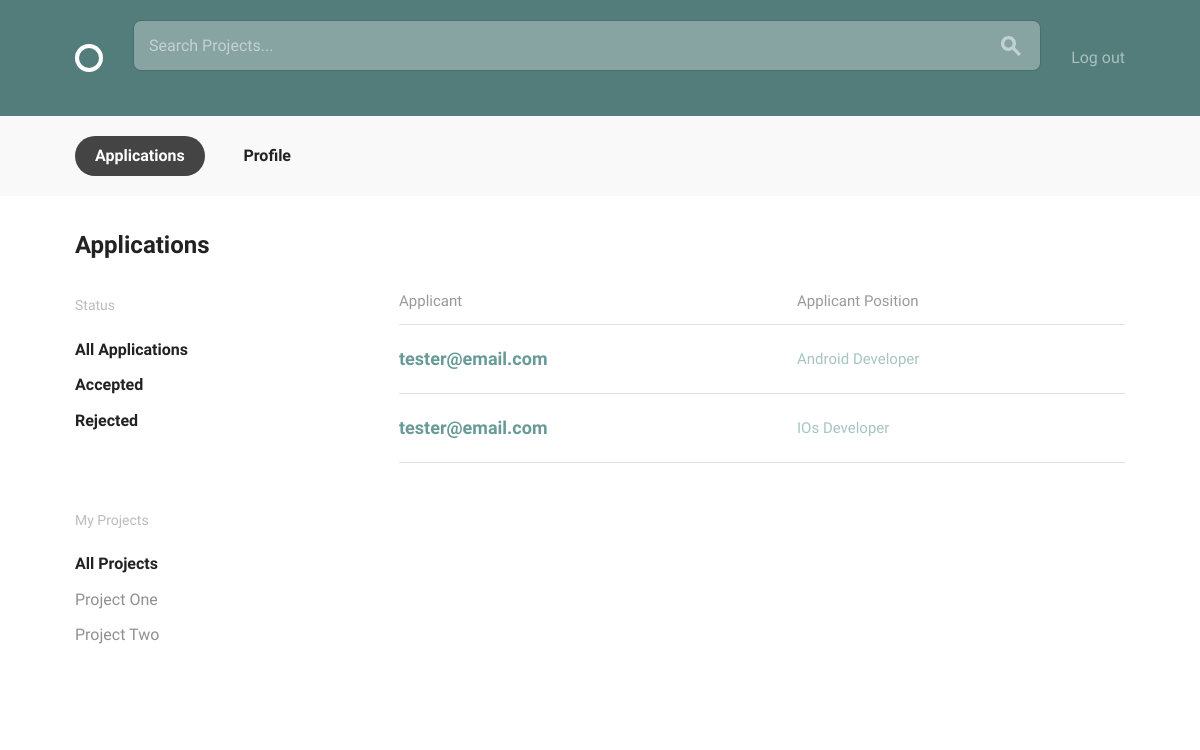
Screenshot of /projects/applications/ (signed in) with the database file from the repository.
### projects/models.py (models this page shows, shortened)
class Project(models.Model):
    owner = models.ForeignKey(settings.AUTH_USER_MODEL,
                              related_name="projects")
    title = models.CharField(max_length=140)
    description = models.TextField()
    concluded = models.BooleanField(default=False)
    time_line_description = models.TextField(default='')
    applicant_req = models.TextField(default='')

class Application(models.Model):
    position = models.ForeignKey(Position, related_name='applications')
    candidate = models.ForeignKey(settings.AUTH_USER_MODEL, related_name='applications')
    status = models.CharField(max_length=30, default='processing')

class Position(models.Model):
    position_title = models.CharField(max_length=40)
    skill = models.ForeignKey(Skill, related_name='positions')
    description = models.TextField(default='')
    project = models.ForeignKey(Project, related_name='positions')
    filled = models.BooleanField(default=False)

### accounts/models.py (models this page shows, shortened)
class User(AbstractBaseUser, PermissionsMixin):
    email = models.EmailField(unique=True)
    username = models.CharField(max_length=40, unique=True, null=True)
    display_name = models.CharField(max_length=140)
    bio = models.TextField(max_length=140, blank=True, default="")
    avatar = models.ImageField(upload_to='avatar_pics', blank=True, null=True)
    date_joined = models.DateTimeField(default=timezone.now)
    is_active = models.BooleanField(default=True)
    is_staff = models.BooleanField(default=False)
    objects = UserManager()
    USERNAME_FIELD = "email"
    REQUIRED_FIELDS = ["display_name", "username"]

### projects/views.py (the view)
class AllApplications(LoginRequiredMixin, PrefetchRelatedMixin, generic.ListView):
    model = models.Application
    prefetch_related = ["candidate", "position"]
    def get_queryset(self):
        apps = models.Application.objects.filter(
                position__project__owner=self.request.user
            )
        if self.request.GET.get('p'):
            apps = apps.filter(
                position__project__pk=self.request.GET.get('p')
            )
        elif self.request.GET.get('status'):
            apps = apps.filter(
                status=self.request.GET.get('status')
            )
        return apps

### projects/templates/projects/application_list.html (shortened to what this page needs)
{% extends "layout.html" %}
{% block body_content %}
    <div class="bounds circle--page">
        <div class="circle--page--header circle--fluid">
            <div class="circle--fluid--cell circle--fluid--primary">
                <h2>Applications</h2>
            </div>
        </div>
        <div class="grid-25">
            <div class="circle--filter circle--secondary--module">
                <h4>Status</h4>
                <ul class="circle--filter--list">
                    <li><a href="{% url 'projects:applications' %}" class="selected">All Applications</a></li>
                    <li><a href="?status=Accepted" class="selected">Accepted</a></li>
                    <li><a href="?status=Rejected" class="selected">Rejected</a></li>
                </ul>
            </div>
            <div class="circle--filter circle--secondary--module">
                <h4>My Projects</h4>
                <ul class="circle--filter--list">
                    <li><a class="selected">All Projects</a></li>
                    {% for my_pro in user.projects.all %}
                        <li><a href="?p={{ my_pro.pk }}" class="">{{ my_pro.title }}</a></li>
                    {% endfor %}
                </ul>
            </div>
        </div>
        <div class="grid-70 grid-push-5">
            <table class="u-full-width circle--table">
                <thead>
                <tr>
                    <th>Applicant</th>
                    <th class="circle--cell--right">Applicant Position</th>
                </tr>
                </thead>
                <tbody>
                {% for application in application_list %}
                    <tr class="clickable-row" data-href="{% url 'projects:application_detail' pk=application.pk %}">
                        <td>
                            {% if  application.candidate.display_name %}
                                <h3>{{ application.candidate.display_name }}</h3>
                            {% else %}
                                <h3> {{ application.candidate.email }} </h3>
                            {% endif %}
                        </td>
                        <td class="circle--cell--right">
                            {{ application.position.position_title }}
                        </td>
                    </tr>
                {% endfor %}
                </tbody>
            </table>
        </div>
    </div>
{% endblock %}

### assets/css/global.css (style rules this page uses)
html { font-family: sans-serif; -ms-text-size-adjust: 100%; -webkit-text-size-adjust: 100%; }
body { margin: 0; }
a { background-color: transparent; }
table { border-collapse: collapse; border-spacing: 0; }
td, th { padding: 0; }
html { font-size: 62.5%; }
body { font-size: 1.5em; line-height: 1.6; font-weight: 400; font-family: "Cousine"; color: #666; }
.bounds { max-width: 1080px; margin: 0 auto; }
.grid, .grid-5, .grid-10, .grid-15, .grid-20, .grid-25, .grid-30, .grid-33, .grid-35, .grid-40, .grid-45, .grid-50, .grid-55, .grid-60, .grid-65, .grid-66, .grid-70, .grid-75, .grid-80, .grid-90, .grid-95, .grid-100 { float: left; box-sizing: border-box; position: relative; }
.grid-push-5 { left: 5%; }
.grid-25 { width: 25%; padding: 0 15px; }
.grid-70 { width: 70%; padding: 0 15px; }
h1, h2, h3, h4, h5, h6 { margin-top: 0; margin-bottom: 2rem; font-weight: bold; font-family: "Work Sans", sans-serif; color: #222; }
h2 { font-size: 2.4rem; }
h3 { font-size: 1.8rem; }
h4 { font-size: 1.6rem; }
@media (min-width: 550px) { h2 { font-size: 2.4rem; } }
@media (min-width: 550px) { h3 { font-size: 1.8rem; } }
@media (min-width: 550px) { h4 { font-size: 1.6rem; } }
a { color: #689b98; -webkit-transition: color 0.2s; -moz-transition: color 0.2s; -ms-transition: color 0.2s; -o-transition: color 0.2s; transition: color 0.2s; }
ul { list-style: circle inside; }
ul { padding-left: 0; margin-top: 0; }
li { margin-bottom: 1rem; font-size: 1.6rem; }
th, td { padding: 15px; text-align: left; border-bottom: 1px solid #e1e1e1; }
th:first-child, td:first-child { padding-left: 0; }
th:last-child, td:last-child { padding-right: 0; }
th { color: #999; font-weight: normal; }
pre, blockquote, dl, figure, table, p, ul, ol, form { margin-bottom: 2.5rem; }
.circle--filter--list { list-style-type: none; }
.circle--filter--list a { text-decoration: none; color: rgba(34, 34, 34, 0.5); text-decoration: none; }
.circle--filter--list a.selected { color: #222; font-weight: bold; }
.circle--page--header { margin-bottom: 30px; }
.circle--page--header h1, .circle--page--header h2, .circle--page--header h3, .circle--page--header h4, .circle--page--header h5, .circle--page--header h6 { margin: 0; }
.circle--table { width: 100%; }
.circle--table h1, .circle--table h2, .circle--table h3, .circle--table h4, .circle--table h5, .circle--table h6 { margin: 0; }
.circle--table th, .circle--table td { line-height: 1; }
.circle--table th { padding: 0 0 15px 0; }
.circle--table td { padding: 25px 0; }
.clickable-row td { cursor: pointer; color: #a5c4c2; }
.clickable-row h3 { color: #689b98; }
.circle--fluid { display: table; width: 100%; }
.circle--fluid--cell { display: table-cell; padding: 0 15px; vertical-align: middle; box-sizing: border-box; }
.circle--fluid--primary { width: 100%; }
.circle--secondary--module { margin-bottom: 50px; }
.circle--secondary--module:before, .circle--secondary--module:after { content: " "; display: table; }
.circle--secondary--module:after { clear: both; }
.circle--secondary--module > h1, .circle--secondary--module > h2, .circle--secondary--module > h3, .circle--secondary--module > h4, .circle--secondary--module > h5, .circle--secondary--module > h6 { font-family: "Cousine"; color: rgba(34, 34, 34, 0.3); font-size: 1.4rem; font-weight: normal; }
.circle--page { margin-bottom: 100px; }
.circle--page:before, .circle--page:after { content: " "; display: table; }
.circle--page:after { clear: both; }

### rows the page displays
Project: title "Project One"
Project: title "Project Two"
Application: candidate.email "tester@email.com", position.position_title "Android Developer"
Application: candidate.email "tester@email.com", position.position_title "IOs Developer"
